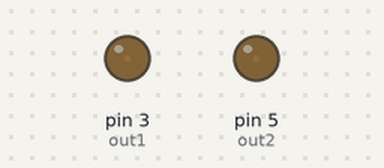
Recording of a sketch running on a simulated Arduino Uno, built with avr-gcc and run on an emulated ATmega328P. Shown: output pins drawn as LEDs (lit = HIGH).

Above: at 0.05 s.
At 1.55 s:
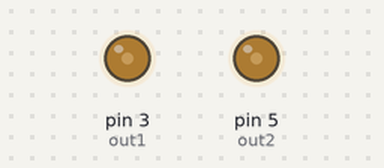
At 3.05 s:
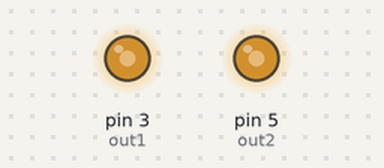
At 6.1 s:
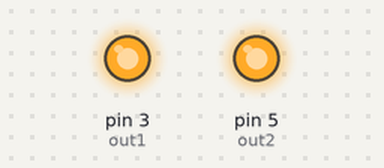
Timing chart, 0 to 8.0 s (numbered marks = the images above):
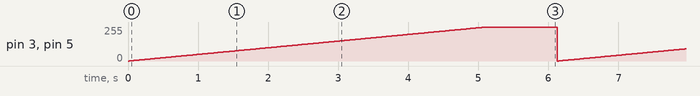

Measured:
- by itself, pin 3 (out1), pin 5 (out2): ramps from 0/255 to 255/255 and jumps back, once every 6.1 s

The sketch:

LedProt.ino
```cpp
#define out1 3
#define out2 5

void setup() {
  // put your setup code here, to run once:
  pinMode(out1,OUTPUT);
  pinMode(out2,OUTPUT);

}

void loop() {
  // put your main code here, to run repeatedly:
  for(int i=0;i<=255;i++)
  {
       analogWrite(out1,i);
       delay(10);
       analogWrite(out2,i);
       delay(10);
  }
  delay(1000);/*
  for(int i=255;i>=0;i--)
  {
       digitalWrite(3,i);
       delay(300);
       digitalWrite(5,i);
       delay(300);
  }  */
}
```
